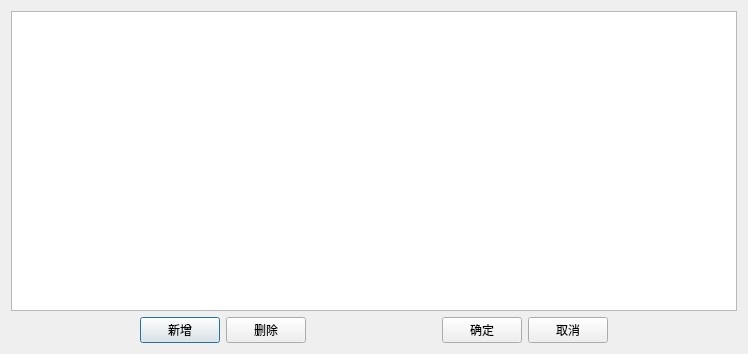
<?xml version="1.0" encoding="UTF-8"?>
<ui version="4.0">
 <class>TagTextListEditorDialog</class>
 <widget class="QDialog" name="TagTextListEditorDialog">
  <property name="geometry">
   <rect>
    <x>0</x>
    <y>0</y>
    <width>748</width>
    <height>354</height>
   </rect>
  </property>
  <property name="windowTitle">
   <string>设置文本</string>
  </property>
  <layout class="QVBoxLayout" name="verticalLayout">
   <item>
    <widget class="QTableWidget" name="tableTagText"/>
   </item>
   <item>
    <layout class="QHBoxLayout" name="horizontalLayout">
     <item>
      <spacer name="horizontalSpacer_2">
       <property name="orientation">
        <enum>Qt::Horizontal</enum>
       </property>
       <property name="sizeHint" stdset="0">
        <size>
         <width>40</width>
         <height>20</height>
        </size>
       </property>
      </spacer>
     </item>
     <item>
      <spacer name="horizontalSpacer_3">
       <property name="orientation">
        <enum>Qt::Horizontal</enum>
       </property>
       <property name="sizeHint" stdset="0">
        <size>
         <width>40</width>
         <height>20</height>
        </size>
       </property>
      </spacer>
     </item>
     <item>
      <widget class="QPushButton" name="btnAdd">
       <property name="text">
        <string>新增</string>
       </property>
      </widget>
     </item>
     <item>
      <widget class="QPushButton" name="btnDel">
       <property name="text">
        <string>删除</string>
       </property>
      </widget>
     </item>
     <item>
      <spacer name="horizontalSpacer_4">
       <property name="orientation">
        <enum>Qt::Horizontal</enum>
       </property>
       <property name="sizeHint" stdset="0">
        <size>
         <width>40</width>
         <height>20</height>
        </size>
       </property>
      </spacer>
     </item>
     <item>
      <spacer name="horizontalSpacer">
       <property name="orientation">
        <enum>Qt::Horizontal</enum>
       </property>
       <property name="sizeHint" stdset="0">
        <size>
         <width>40</width>
         <height>20</height>
        </size>
       </property>
      </spacer>
     </item>
     <item>
      <widget class="QPushButton" name="btnOk">
       <property name="minimumSize">
        <size>
         <width>0</width>
         <height>0</height>
        </size>
       </property>
       <property name="text">
        <string>确定</string>
       </property>
      </widget>
     </item>
     <item>
      <widget class="QPushButton" name="btnCancel">
       <property name="minimumSize">
        <size>
         <width>0</width>
         <height>0</height>
        </size>
       </property>
       <property name="text">
        <string>取消</string>
       </property>
      </widget>
     </item>
     <item>
      <spacer name="horizontalSpacer_6">
       <property name="orientation">
        <enum>Qt::Horizontal</enum>
       </property>
       <property name="sizeHint" stdset="0">
        <size>
         <width>40</width>
         <height>20</height>
        </size>
       </property>
      </spacer>
     </item>
     <item>
      <spacer name="horizontalSpacer_7">
       <property name="orientation">
        <enum>Qt::Horizontal</enum>
       </property>
       <property name="sizeHint" stdset="0">
        <size>
         <width>40</width>
         <height>20</height>
        </size>
       </property>
      </spacer>
     </item>
    </layout>
   </item>
  </layout>
 </widget>
 <layoutdefault spacing="6" margin="11"/>
 <resources/>
 <connections/>
</ui>
